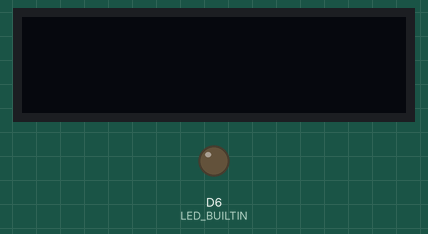
The sketch below on a simulated Arduino MKR. Shown: 128×32 one-colour display, output pins drawn as LEDs (lit = HIGH).

Above: at 5.0 s.
Timing chart, 0 to 13.1 s (numbered marks = the images above):
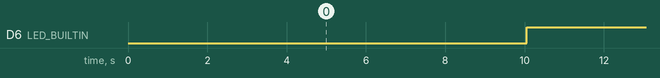

Measured:
- by itself, D6 (LED_BUILTIN): alternates HIGH for 5.0 s and LOW for 5.0 s

The sketch:

Display_sleep_withOutText.ino
```cpp
#include <Adafruit_GFX.h>
#include <Adafruit_SSD1306.h>
#include <ArduinoLowPower.h>

// Define the display width and height
#define SCREEN_WIDTH 128 // OLED display width, in pixels
#define SCREEN_HEIGHT 32 // OLED display height, in pixels

// Define the I2C address of the display
#define OLED_ADDR   0x3C // Change this if your display has a different address

// Create an Adafruit_SSD1306 object
Adafruit_SSD1306 display(SCREEN_WIDTH, SCREEN_HEIGHT, &Wire, -1);
uint8_t brightness = 1;   //The brightness to set the LED to when the button is pushed

void setup() {
  // Initialize the display
  if(!display.begin(SSD1306_SWITCHCAPVCC, OLED_ADDR)) {
    Serial.println(F("SSD1306 allocation failed"));
    while (1); // Don't proceed, loop forever
  }
  display.clearDisplay();
  // Set text size and color
  display.setTextSize(2);
  display.setTextColor(SSD1306_WHITE);
  display.setCursor(0,0);
  display.display();
  pinMode(LED_BUILTIN, OUTPUT);
  digitalWrite(LED_BUILTIN, LOW);
}

void loop() {
  display.clearDisplay();  //Clear the display buffer
  display.setCursor(0,0);
  display.display();
  delay(5000);
  digitalWrite(LED_BUILTIN, LOW); // Show we're asleep
  LowPower.sleep(5000);
  digitalWrite(LED_BUILTIN, HIGH); // Show we're awake
}
```
